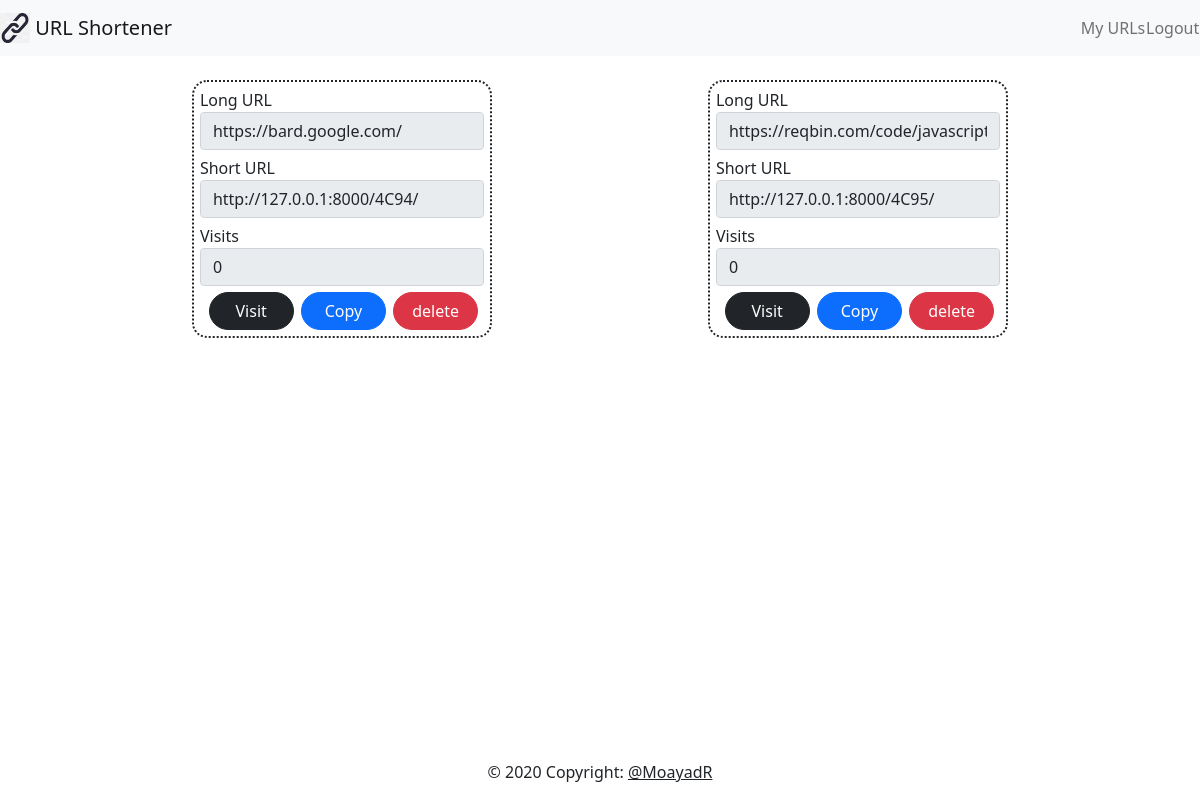
Page /my_urls/ (signed in) on the earlier database version.
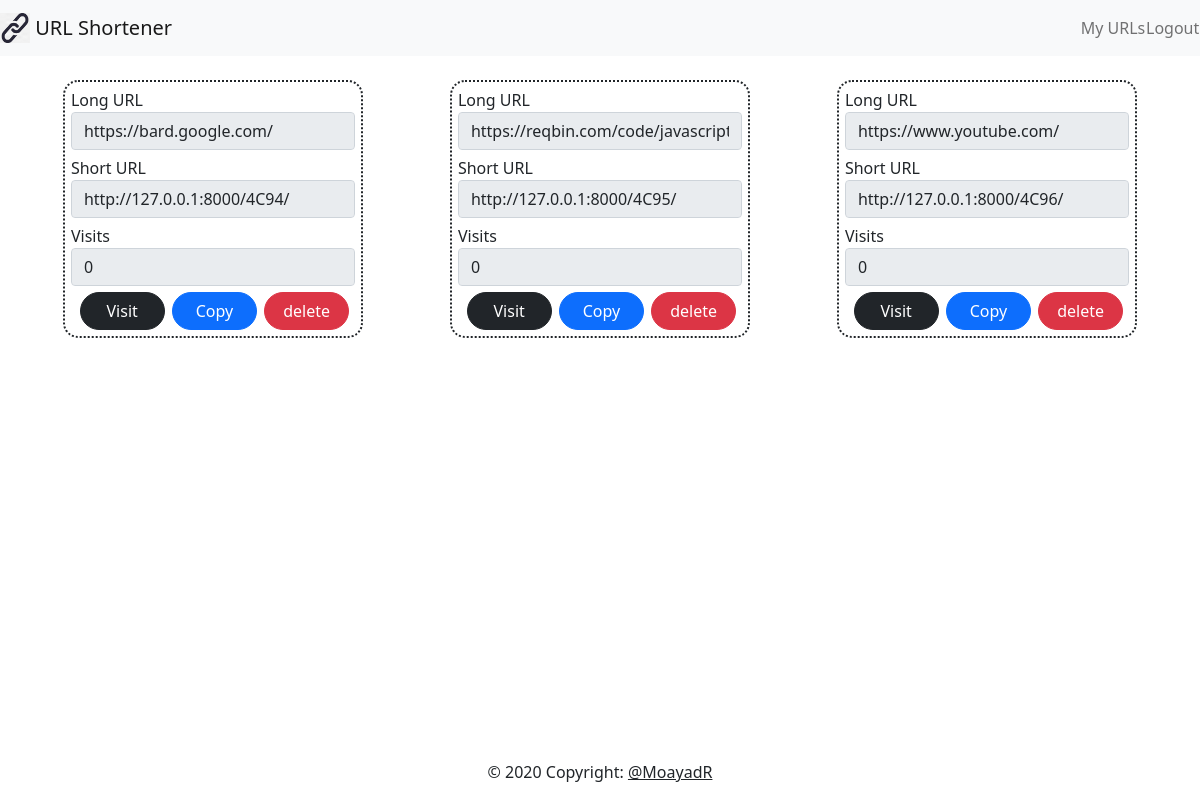
Same page on the later database version.
### URLs/models.py (models this page shows, shortened)
class short_url(models.Model):
    id = models.UUIDField(primary_key=True , default=uuid4 , editable=False)
    short_url = models.CharField(max_length=7 , blank=True , null=True , unique=True )
    long_url = models.CharField(max_length=2048 , blank=False , null= False)
    created_date = models.DateField(default=date.today)
    user = models.ForeignKey(User , on_delete=models.CASCADE)
    visits = models.PositiveIntegerField(default=0, blank=True , null = False)

### URLs/views.py (the view)
# urls.py: path('my_urls/' , views.myURLs , name='my_urls'),
def myURLs(request):
    objects = short_url.objects.filter(user = request.user)
    return render(request , "URLs/my_urls.html" ,{"objects" : objects})

### URLs/templates/URLs/my_urls.html (shortened to what this page needs)
{% extends 'base.html' %}
{% load static %}
{% block links %}
<link rel="stylesheet" href="{% static 'my_urls/my_urls.css' %}">
{% endblock %}
{% block content %}
<div id="urls-containter">
    {% for object in objects %}
    <div class="url-containter">
        <div class="form-group">
            <label for="longURL">Long URL</label>
            <input type="url" class="form-control" name="longURL" id="longURL" aria-describedby="emailHelp" placeholder="Enter Long URL" readonly value={{object.long_url}}>
          </div>
          <div class="form-group">
            <label for="shortURL">Short URL</label>
            <input type="text" class="form-control" id="shortURL" name="shortURL" placeholder="Short URL" readonly value={{object.short_url}}>
          </div>
          <div class="form-group">
            <label for="visits">Visits</label>
            <input type="text" class="form-control" value={{object.visits}} readonly>
          </div>
          <div class="shortURL-buttons">
            <button type="button" class="btn btn-dark short-buttons" value="{{object.short_url}}" onclick="visits(this)" >Visit</button>
            <button type="button" class="btn btn-primary short-buttons" value="{{object.short_url}}" onclick="copy(this)">Copy</button>
            <a href="#"><button type="button" class="btn btn-danger short-buttons">delete</button></a>
          </div>
    </div>
    {% endfor %}
</div>
{% endblock %}

### templates/base.html (shortened to what this page needs)
{% load static %}
<!DOCTYPE html>
<html lang="en">
<head>
    <link rel="stylesheet" href="{%static 'Bootstrap/css/bootstrap.css' %}">
    <link rel="stylesheet" href="{%static 'base/base.css' %}">
    {% block links %}
    {% endblock %}
</head>
<body>
    {% include 'navbar.html' %}
    {% block content %}
    {% endblock %}
    {% include 'footer.html' %}
</body>
</html>

### templates/navbar.html
{% load static %}
<nav class="navbar navbar-light bg-light">
    <div id="nav-div-1">
        <a class="navbar-brand" href="{% url 'home'%}">
            <img src="{% static 'images/link.png' %}" width="30" height="30" class="d-inline-block align-top" alt="">
            URL Shortener
          </a>
    </div>
    <div  id="nav-div-2">
        <ul class="navbar-nav" id="nav-ul">
          <li class="nav-item active">
            {% if request.user.is_authenticated %}
            <a class="nav-link" href="{% url 'my_urls'%}">My URLs</a>
            {% else %}
            <a class="nav-link" href="{% url 'login'%}">Login</a>
            {% endif %}
          </li>
          <li class="nav-item">
            {% if request.user.is_authenticated %}
            <a class="nav-link" href="{% url 'logout'%}">Logout</a>
            {% else %}
            <a class="nav-link" href="{% url 'register'%}">Register</a>
            {% endif %}
          </li>
        </ul>
      </div>
  </nav>

### templates/footer.html
<footer class="bg-light text-center text-lg-start">
    <div class="text-center p-3" style="background-color: #fff;">
      © 2020 Copyright:
      <a class="text-dark" target="_blank" href="https://github.com/MoayadR">@MoayadR</a>
    </div>
  </footer>

### static/base/base.css (style rules this page uses)
body { min-height: 100vh; margin:0; display: flex; flex-direction: column; }
#nav-div-2 { display: flex; width: 10%; height: 100%; flex-direction: row; }
#nav-ul { width: 100%; flex-direction: row !important; justify-content: space-evenly; }
footer { margin-top: auto; }

### static/my_urls/my_urls.css (style rules this page uses)
#urls-containter { display: flex; justify-content: space-evenly; flex-wrap: wrap; }
.url-containter { width: 25%; margin: 2%; border: 2px #212529 dotted; border-radius: 15px; overflow: hidden; }
.url-containter div { margin: 2%; }
.shortURL-buttons { text-align: center; }
.short-buttons { margin-left: 1%; border-radius: 25px; width: 30%; }

Differences in the rows shown:
added short_url: longURL "https://www.youtube.com/", shortURL "http://127.0.0.1:8000/4C96/", visits "0"
